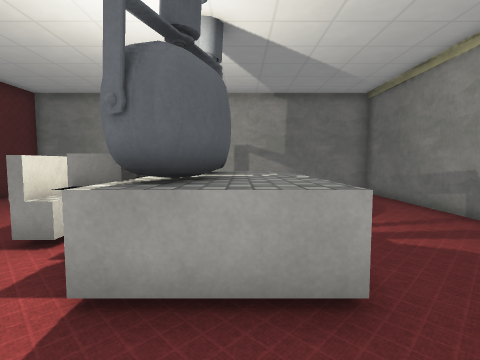
[1] (above)

12 first-person views from a walk through a scene from a Unity 3-D project. The camera is 1.5 m above the floor, tilts 4° down and sees 85° across. The floor is counted in squares, 1 m on a side. Each view is taken from the middle of a square. On the plan, view 1 faces up. The plan holds only what a view shows up to about 14 squares ahead; the rest is blank. The place goes on beyond the plan. Some surface patterns are stand-ins.

[2]
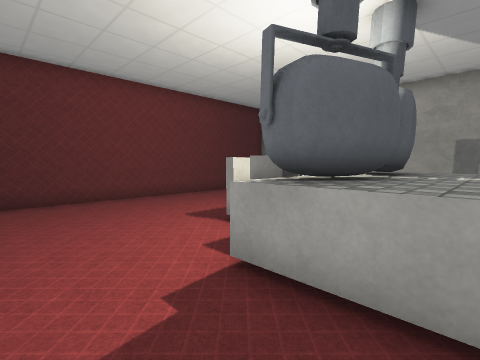

[3]
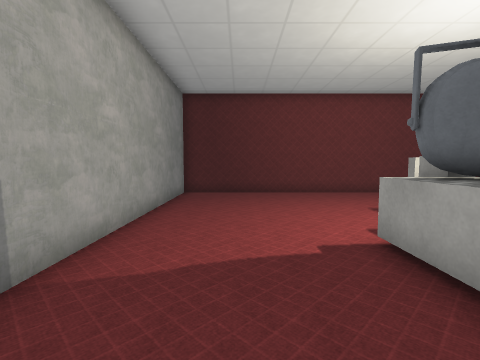

[4]
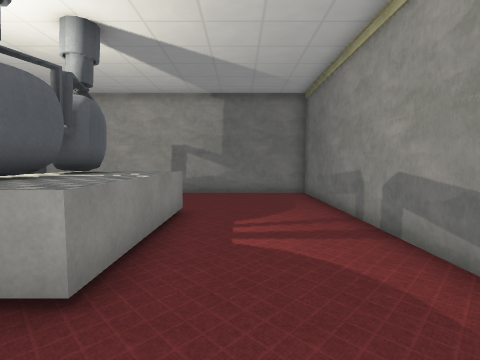

[5]
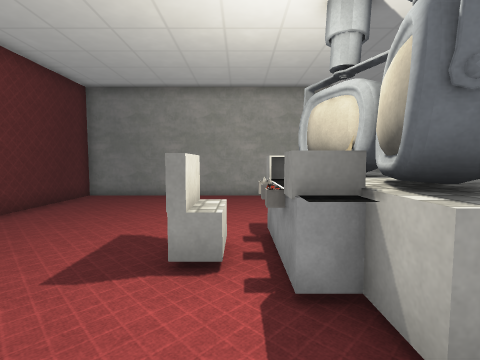

[6]
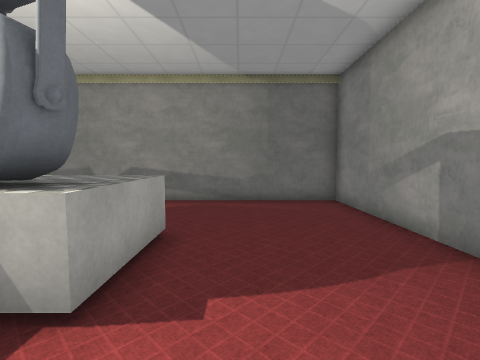

[7]
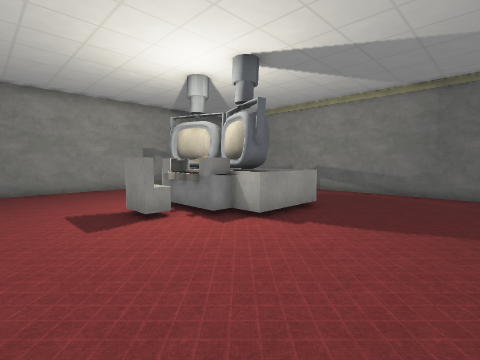

[8]
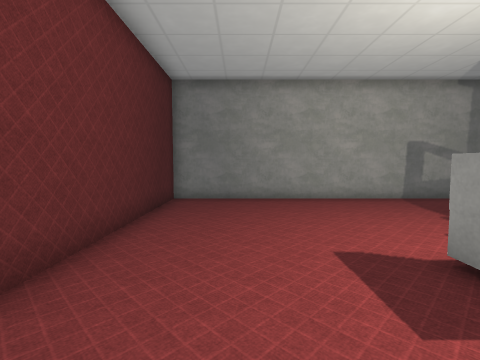

[9]
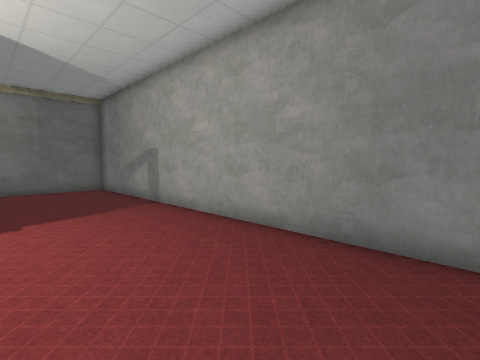

[10]
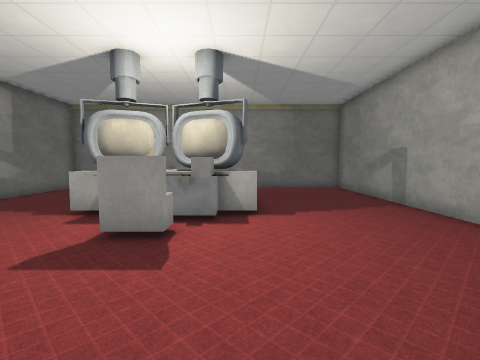

[11]
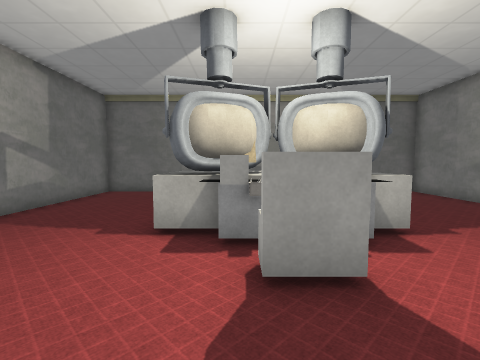

[12]
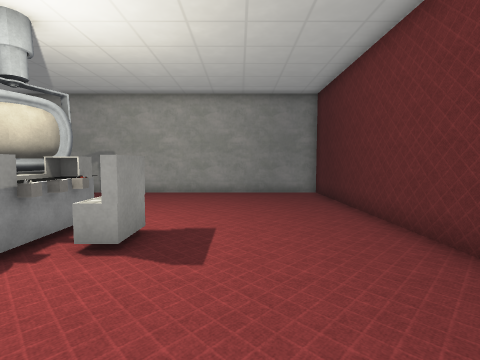

### Floor plan
Key: @ floor where view 1 was taken; # wall or solid block; . floor; ^ raised ledge; T TV; B box; L block; O other object.
Columns run from 10 left of view 1 to 6 right of it. Each row starts with its distance up from view 1.
 13 #################
 12 #...............#
 11 #...............#
 10 #...............#
  9 #...............#
  8 #........#^^....#
  7 #........T^^....#
  6 #......OBTT^....#
  5 #......L^#^^....#
  4 #......OBTT^....#
  3 #........#^^....#
  2 #...............#
  1 #...............#
  0 #.........@.....#
 -1 #...............#
 -2 #...............#
 -3 #################

Where each view was taken, in squares from view 1:
view 1: 0 up, 0 right, facing up
view 2: 0 up, 1 right, facing up-left
view 3: 0 up, 3 right, facing left
view 4: 0 up, 3 right, facing up
view 5: 1 up, 3 left, facing up
view 6: 1 up, 4 left, facing right
view 7: 2 down, 7 left, facing up-right
view 8: 2 up, 7 left, facing up
view 9: 2 up, 9 left, facing down-right
view 10: 3 up, 9 left, facing right
view 11: 6 up, 7 left, facing right
view 12: 10 up, 6 left, facing down
